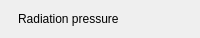
               <widget class="QFrame" name="setRadiationPressure">
                <property name="minimumSize">
                 <size>
                  <width>0</width>
                  <height>38</height>
                 </size>
                </property>
                <property name="maximumSize">
                 <size>
                  <width>16777215</width>
                  <height>38</height>
                 </size>
                </property>
                <property name="role" stdset="0">
                 <string>statusRow</string>
                </property>
                <property name="bind_fixedHeight" stdset="0">
                 <string>rh</string>
                </property>
                <layout class="QHBoxLayout" name="setRadiationPressureLayout" stretch="0,0,0,0,1">
                 <property name="spacing">
                  <number>0</number>
                 </property>
                 <property name="leftMargin">
                  <number>0</number>
                 </property>
                 <property name="topMargin">
                  <number>0</number>
                 </property>
                 <property name="rightMargin">
                  <number>0</number>
                 </property>
                 <property name="bottomMargin">
                  <number>0</number>
                 </property>
                 <item>
                  <widget class="QLabel" name="setRadiationPressureDot">
                   <property name="minimumSize">
                    <size>
                     <width>6</width>
                     <height>6</height>
                    </size>
                   </property>
                   <property name="maximumSize">
                    <size>
                     <width>6</width>
                     <height>6</height>
                    </size>
                   </property>
                   <property name="role" stdset="0">
                    <string>dot</string>
                   </property>
                   <property name="tone" stdset="0">
                    <string>ok</string>
                   </property>
                   <property name="bind_tone" stdset="0">
                    <string>setup.radiationPressure ? 'ok' : 'faint'</string>
                   </property>
                  </widget>
                 </item>
                 <item>
                  <spacer name="gap_41">
                   <property name="orientation">
                    <enum>Qt::Orientation::Horizontal</enum>
                   </property>
                   <property name="sizeType">
                    <enum>QSizePolicy::Policy::Fixed</enum>
                   </property>
                   <property name="sizeHint" stdset="0">
                    <size>
                     <width>12</width>
                     <height>1</height>
                    </size>
                   </property>
                  </spacer>
                 </item>
                 <item>
                  <widget class="QLabel" name="setRadiationPressureLabel">
                   <property name="text">
                    <string>Radiation pressure</string>
                   </property>
                   <property name="minimumSize">
                    <size>
                     <width>102</width>
                     <height>0</height>
                    </size>
                   </property>
                   <property name="role" stdset="0">
                    <string>rowLabel</string>
                   </property>
                  </widget>
                 </item>
                 <item>
                  <spacer name="hSpacer_28">
                   <property name="orientation">
                    <enum>Qt::Orientation::Horizontal</enum>
                   </property>
                   <property name="sizeHint" stdset="0">
                    <size>
                     <width>10</width>
                     <height>20</height>
                    </size>
                   </property>
                  </spacer>
                 </item>
                 <item>
                  <widget class="QLabel" name="setRadiationPressureValue">
                   <property name="alignment">
                    <set>Qt::AlignmentFlag::AlignRight|Qt::AlignmentFlag::AlignVCenter</set>
                   </property>
                   <property name="role" stdset="0">
                    <string>rowValue</string>
                   </property>
                   <property name="bind" stdset="0">
                    <string>Format.onOff(setup.radiationPressure)</string>
                   </property>
                   <property name="elide" stdset="0">
                    <bool>true</bool>
                   </property>
                  </widget>
                 </item>
                </layout>
               </widget>
